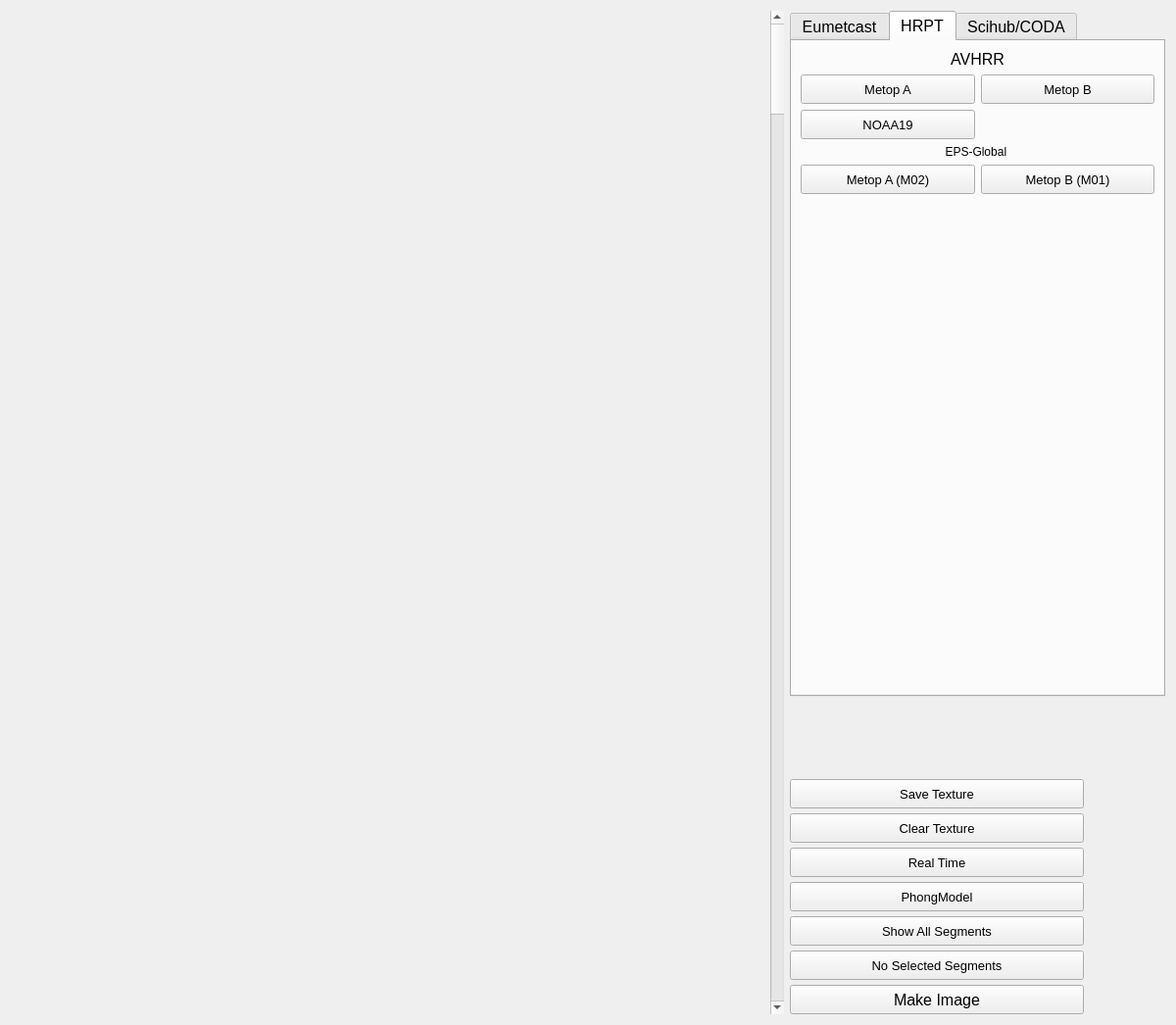
<?xml version="1.0" encoding="UTF-8"?>
<ui version="4.0">
 <class>FormMapCyl</class>
 <widget class="QWidget" name="FormMapCyl">
  <property name="geometry">
   <rect>
    <x>0</x>
    <y>0</y>
    <width>1200</width>
    <height>1046</height>
   </rect>
  </property>
  <property name="windowTitle">
   <string>Form</string>
  </property>
  <layout class="QHBoxLayout" name="horizontalLayout_4" stretch="10,0,3">
   <item>
    <widget class="QStackedWidget" name="stackedWidget">
     <property name="sizePolicy">
      <sizepolicy hsizetype="Preferred" vsizetype="Preferred">
       <horstretch>0</horstretch>
       <verstretch>0</verstretch>
      </sizepolicy>
     </property>
     <property name="currentIndex">
      <number>-1</number>
     </property>
    </widget>
   </item>
   <item>
    <widget class="QScrollBar" name="verticalScrollBar">
     <property name="orientation">
      <enum>Qt::Vertical</enum>
     </property>
    </widget>
   </item>
   <item>
    <layout class="QVBoxLayout" name="verticalLayout_4">
     <property name="spacing">
      <number>5</number>
     </property>
     <property name="sizeConstraint">
      <enum>QLayout::SetDefaultConstraint</enum>
     </property>
     <item>
      <widget class="QTabWidget" name="tabWidget">
       <property name="baseSize">
        <size>
         <width>499</width>
         <height>0</height>
        </size>
       </property>
       <property name="font">
        <font>
         <pointsize>12</pointsize>
        </font>
       </property>
       <property name="currentIndex">
        <number>1</number>
       </property>
       <widget class="QWidget" name="tabEumetcast">
        <attribute name="title">
         <string>Eumetcast</string>
        </attribute>
        <layout class="QVBoxLayout" name="verticalLayout_3">
         <item>
          <widget class="QLabel" name="label_6">
           <property name="font">
            <font>
             <pointsize>12</pointsize>
            </font>
           </property>
           <property name="text">
            <string>AVHRR</string>
           </property>
           <property name="alignment">
            <set>Qt::AlignCenter</set>
           </property>
          </widget>
         </item>
         <item>
          <layout class="QGridLayout" name="gridLayout_2">
           <item row="1" column="1">
            <widget class="QPushButton" name="btnGAC">
             <property name="minimumSize">
              <size>
               <width>150</width>
               <height>30</height>
              </size>
             </property>
             <property name="maximumSize">
              <size>
               <width>230</width>
               <height>16777215</height>
              </size>
             </property>
             <property name="font">
              <font>
               <pointsize>10</pointsize>
              </font>
             </property>
             <property name="text">
              <string> GAC</string>
             </property>
            </widget>
           </item>
           <item row="1" column="0">
            <widget class="QPushButton" name="btnNoaa">
             <property name="minimumSize">
              <size>
               <width>150</width>
               <height>30</height>
              </size>
             </property>
             <property name="maximumSize">
              <size>
               <width>230</width>
               <height>16777215</height>
              </size>
             </property>
             <property name="font">
              <font>
               <pointsize>10</pointsize>
              </font>
             </property>
             <property name="text">
              <string> NOAA-19</string>
             </property>
             <property name="checkable">
              <bool>false</bool>
             </property>
            </widget>
           </item>
           <item row="0" column="0">
            <widget class="QPushButton" name="btnMetop">
             <property name="minimumSize">
              <size>
               <width>150</width>
               <height>30</height>
              </size>
             </property>
             <property name="maximumSize">
              <size>
               <width>230</width>
               <height>16777215</height>
              </size>
             </property>
             <property name="font">
              <font>
               <pointsize>10</pointsize>
               <weight>50</weight>
               <bold>false</bold>
               <kerning>true</kerning>
              </font>
             </property>
             <property name="text">
              <string> Metop</string>
             </property>
             <property name="checkable">
              <bool>false</bool>
             </property>
             <property name="checked">
              <bool>false</bool>
             </property>
             <property name="default">
              <bool>false</bool>
             </property>
             <property name="flat">
              <bool>false</bool>
             </property>
            </widget>
           </item>
           <item row="0" column="1">
            <widget class="QPushButton" name="btnHRP">
             <property name="minimumSize">
              <size>
               <width>150</width>
               <height>30</height>
              </size>
             </property>
             <property name="maximumSize">
              <size>
               <width>230</width>
               <height>16777215</height>
              </size>
             </property>
             <property name="font">
              <font>
               <pointsize>10</pointsize>
              </font>
             </property>
             <property name="text">
              <string> HRP</string>
             </property>
            </widget>
           </item>
          </layout>
         </item>
         <item>
          <widget class="QLabel" name="label_4">
           <property name="font">
            <font>
             <pointsize>12</pointsize>
            </font>
           </property>
           <property name="text">
            <string>VIIRS</string>
           </property>
           <property name="alignment">
            <set>Qt::AlignCenter</set>
           </property>
          </widget>
         </item>
         <item>
          <layout class="QGridLayout" name="gridLayout_4">
           <item row="0" column="0">
            <widget class="QPushButton" name="btnVIIRSM">
             <property name="minimumSize">
              <size>
               <width>150</width>
               <height>30</height>
              </size>
             </property>
             <property name="maximumSize">
              <size>
               <width>230</width>
               <height>16777215</height>
              </size>
             </property>
             <property name="font">
              <font>
               <pointsize>10</pointsize>
              </font>
             </property>
             <property name="text">
              <string> NPP M-Band </string>
             </property>
            </widget>
           </item>
           <item row="0" column="1">
            <widget class="QPushButton" name="btnVIIRSDNB">
             <property name="minimumSize">
              <size>
               <width>150</width>
               <height>30</height>
              </size>
             </property>
             <property name="maximumSize">
              <size>
               <width>230</width>
               <height>16777215</height>
              </size>
             </property>
             <property name="font">
              <font>
               <pointsize>10</pointsize>
              </font>
             </property>
             <property name="text">
              <string> NPP Day/night </string>
             </property>
            </widget>
           </item>
           <item row="1" column="0">
            <widget class="QPushButton" name="btnVIIRSMNOAA20">
             <property name="minimumSize">
              <size>
               <width>150</width>
               <height>30</height>
              </size>
             </property>
             <property name="maximumSize">
              <size>
               <width>230</width>
               <height>16777215</height>
              </size>
             </property>
             <property name="font">
              <font>
               <pointsize>10</pointsize>
              </font>
             </property>
             <property name="text">
              <string> NOAA-20 M-Band </string>
             </property>
            </widget>
           </item>
           <item row="1" column="1">
            <widget class="QPushButton" name="btnVIIRSDNBNOAA20">
             <property name="minimumSize">
              <size>
               <width>150</width>
               <height>30</height>
              </size>
             </property>
             <property name="maximumSize">
              <size>
               <width>230</width>
               <height>16777215</height>
              </size>
             </property>
             <property name="font">
              <font>
               <pointsize>10</pointsize>
              </font>
             </property>
             <property name="text">
              <string> NOAA-20 Day/night </string>
             </property>
            </widget>
           </item>
          </layout>
         </item>
         <item>
          <widget class="QLabel" name="label_5">
           <property name="font">
            <font>
             <pointsize>12</pointsize>
            </font>
           </property>
           <property name="text">
            <string>OLCI (Sentinel-3)</string>
           </property>
           <property name="alignment">
            <set>Qt::AlignCenter</set>
           </property>
          </widget>
         </item>
         <item>
          <layout class="QHBoxLayout" name="horizontalLayout_2">
           <item>
            <widget class="QPushButton" name="btnOLCIefr">
             <property name="minimumSize">
              <size>
               <width>150</width>
               <height>30</height>
              </size>
             </property>
             <property name="maximumSize">
              <size>
               <width>230</width>
               <height>16777215</height>
              </size>
             </property>
             <property name="font">
              <font>
               <pointsize>10</pointsize>
              </font>
             </property>
             <property name="text">
              <string>Sentinel-3 OLCI EFR</string>
             </property>
            </widget>
           </item>
           <item>
            <widget class="QPushButton" name="btnOLCIerr">
             <property name="minimumSize">
              <size>
               <width>150</width>
               <height>30</height>
              </size>
             </property>
             <property name="maximumSize">
              <size>
               <width>230</width>
               <height>16777215</height>
              </size>
             </property>
             <property name="font">
              <font>
               <pointsize>10</pointsize>
              </font>
             </property>
             <property name="text">
              <string>Sentinel-3 OLCI ERR</string>
             </property>
            </widget>
           </item>
          </layout>
         </item>
         <item>
          <widget class="QLabel" name="label_10">
           <property name="font">
            <font>
             <pointsize>12</pointsize>
            </font>
           </property>
           <property name="text">
            <string>MERSI</string>
           </property>
           <property name="alignment">
            <set>Qt::AlignCenter</set>
           </property>
          </widget>
         </item>
         <item>
          <layout class="QHBoxLayout" name="horizontalLayout">
           <item>
            <widget class="QPushButton" name="btnMERSI">
             <property name="minimumSize">
              <size>
               <width>200</width>
               <height>30</height>
              </size>
             </property>
             <property name="maximumSize">
              <size>
               <width>230</width>
               <height>16777215</height>
              </size>
             </property>
             <property name="font">
              <font>
               <pointsize>10</pointsize>
              </font>
             </property>
             <property name="text">
              <string>FY-3D</string>
             </property>
            </widget>
           </item>
          </layout>
         </item>
         <item>
          <widget class="QLabel" name="label_8">
           <property name="text">
            <string>SLSTR (Sentinel-3) (only via Scihub/CODA)</string>
           </property>
           <property name="alignment">
            <set>Qt::AlignCenter</set>
           </property>
          </widget>
         </item>
         <item>
          <layout class="QHBoxLayout" name="horizontalLayout_3" stretch="0">
           <item>
            <widget class="QPushButton" name="btnSLSTR">
             <property name="minimumSize">
              <size>
               <width>200</width>
               <height>30</height>
              </size>
             </property>
             <property name="maximumSize">
              <size>
               <width>230</width>
               <height>16777215</height>
              </size>
             </property>
             <property name="font">
              <font>
               <pointsize>10</pointsize>
              </font>
             </property>
             <property name="text">
              <string>SLSTR</string>
             </property>
            </widget>
           </item>
          </layout>
         </item>
         <item>
          <spacer name="verticalSpacer_2">
           <property name="orientation">
            <enum>Qt::Vertical</enum>
           </property>
           <property name="sizeHint" stdset="0">
            <size>
             <width>20</width>
             <height>40</height>
            </size>
           </property>
          </spacer>
         </item>
        </layout>
       </widget>
       <widget class="QWidget" name="tabHRPT">
        <attribute name="title">
         <string>HRPT</string>
        </attribute>
        <layout class="QVBoxLayout" name="verticalLayout">
         <item>
          <layout class="QVBoxLayout" name="verticalLayout_2">
           <item>
            <widget class="QLabel" name="label_7">
             <property name="text">
              <string>AVHRR</string>
             </property>
             <property name="alignment">
              <set>Qt::AlignCenter</set>
             </property>
            </widget>
           </item>
           <item>
            <layout class="QGridLayout" name="gridLayout">
             <item row="0" column="1">
              <widget class="QPushButton" name="btnMetopBhrpt">
               <property name="minimumSize">
                <size>
                 <width>0</width>
                 <height>30</height>
                </size>
               </property>
               <property name="font">
                <font>
                 <pointsize>10</pointsize>
                </font>
               </property>
               <property name="text">
                <string>Metop B</string>
               </property>
              </widget>
             </item>
             <item row="0" column="0">
              <widget class="QPushButton" name="btnMetopAhrpt">
               <property name="minimumSize">
                <size>
                 <width>0</width>
                 <height>30</height>
                </size>
               </property>
               <property name="font">
                <font>
                 <pointsize>10</pointsize>
                </font>
               </property>
               <property name="text">
                <string>Metop A</string>
               </property>
              </widget>
             </item>
             <item row="1" column="0">
              <widget class="QPushButton" name="btnNoaa19hrpt">
               <property name="minimumSize">
                <size>
                 <width>0</width>
                 <height>30</height>
                </size>
               </property>
               <property name="font">
                <font>
                 <pointsize>10</pointsize>
                </font>
               </property>
               <property name="text">
                <string>NOAA19</string>
               </property>
              </widget>
             </item>
            </layout>
           </item>
           <item>
            <widget class="QLabel" name="label_3">
             <property name="font">
              <font>
               <pointsize>9</pointsize>
              </font>
             </property>
             <property name="text">
              <string>EPS-Global </string>
             </property>
             <property name="alignment">
              <set>Qt::AlignCenter</set>
             </property>
            </widget>
           </item>
           <item>
            <layout class="QGridLayout" name="gridLayout_3">
             <item row="0" column="0">
              <widget class="QPushButton" name="btnM02hrpt">
               <property name="minimumSize">
                <size>
                 <width>0</width>
                 <height>30</height>
                </size>
               </property>
               <property name="font">
                <font>
                 <pointsize>10</pointsize>
                </font>
               </property>
               <property name="text">
                <string>Metop A (M02)</string>
               </property>
              </widget>
             </item>
             <item row="0" column="1">
              <widget class="QPushButton" name="btnM01hrpt">
               <property name="minimumSize">
                <size>
                 <width>0</width>
                 <height>30</height>
                </size>
               </property>
               <property name="font">
                <font>
                 <pointsize>10</pointsize>
                </font>
               </property>
               <property name="text">
                <string>Metop B (M01)</string>
               </property>
              </widget>
             </item>
            </layout>
           </item>
          </layout>
         </item>
         <item>
          <spacer name="verticalSpacer">
           <property name="orientation">
            <enum>Qt::Vertical</enum>
           </property>
           <property name="sizeHint" stdset="0">
            <size>
             <width>20</width>
             <height>40</height>
            </size>
           </property>
          </spacer>
         </item>
        </layout>
       </widget>
       <widget class="QWidget" name="tabDatahub">
        <attribute name="title">
         <string>Scihub/CODA</string>
        </attribute>
        <layout class="QVBoxLayout" name="verticalLayout_10">
         <item>
          <layout class="QHBoxLayout" name="horizontalLayout_9">
           <item>
            <widget class="QLabel" name="lblTotalAvailable">
             <property name="text">
              <string/>
             </property>
            </widget>
           </item>
           <item>
            <widget class="QProgressBar" name="pbXMLprogress">
             <property name="value">
              <number>24</number>
             </property>
            </widget>
           </item>
          </layout>
         </item>
         <item>
          <widget class="QPushButton" name="btnDownloadFromDatahub">
           <property name="minimumSize">
            <size>
             <width>0</width>
             <height>30</height>
            </size>
           </property>
           <property name="text">
            <string>Download available segments from Scihub/CODA</string>
           </property>
          </widget>
         </item>
         <item>
          <spacer name="verticalSpacer_4">
           <property name="orientation">
            <enum>Qt::Vertical</enum>
           </property>
           <property name="sizeHint" stdset="0">
            <size>
             <width>20</width>
             <height>40</height>
            </size>
           </property>
          </spacer>
         </item>
         <item>
          <widget class="QLabel" name="label">
           <property name="font">
            <font>
             <pointsize>9</pointsize>
            </font>
           </property>
           <property name="text">
            <string>OLCI</string>
           </property>
           <property name="alignment">
            <set>Qt::AlignCenter</set>
           </property>
          </widget>
         </item>
         <item>
          <layout class="QHBoxLayout" name="horizontalLayout_6">
           <item>
            <widget class="QPushButton" name="btnOLCIefrDatahub">
             <property name="minimumSize">
              <size>
               <width>150</width>
               <height>30</height>
              </size>
             </property>
             <property name="maximumSize">
              <size>
               <width>230</width>
               <height>16777215</height>
              </size>
             </property>
             <property name="text">
              <string>OLCI EFR</string>
             </property>
            </widget>
           </item>
           <item>
            <widget class="QPushButton" name="btnOLCIerrDatahub">
             <property name="minimumSize">
              <size>
               <width>150</width>
               <height>30</height>
              </size>
             </property>
             <property name="maximumSize">
              <size>
               <width>230</width>
               <height>16777215</height>
              </size>
             </property>
             <property name="text">
              <string>OLCI ERR</string>
             </property>
            </widget>
           </item>
          </layout>
         </item>
         <item>
          <widget class="QLabel" name="label_2">
           <property name="font">
            <font>
             <pointsize>9</pointsize>
            </font>
           </property>
           <property name="text">
            <string>SLSTR</string>
           </property>
           <property name="alignment">
            <set>Qt::AlignCenter</set>
           </property>
          </widget>
         </item>
         <item>
          <layout class="QHBoxLayout" name="horizontalLayout_5" stretch="0,0,0">
           <item>
            <spacer name="horizontalSpacer_3">
             <property name="orientation">
              <enum>Qt::Horizontal</enum>
             </property>
             <property name="sizeHint" stdset="0">
              <size>
               <width>48</width>
               <height>27</height>
              </size>
             </property>
            </spacer>
           </item>
           <item>
            <widget class="QPushButton" name="btnSLSTRDatahub">
             <property name="minimumSize">
              <size>
               <width>200</width>
               <height>30</height>
              </size>
             </property>
             <property name="maximumSize">
              <size>
               <width>16777215</width>
               <height>16777215</height>
              </size>
             </property>
             <property name="text">
              <string>SLSTR</string>
             </property>
            </widget>
           </item>
           <item>
            <spacer name="horizontalSpacer_4">
             <property name="orientation">
              <enum>Qt::Horizontal</enum>
             </property>
             <property name="sizeHint" stdset="0">
              <size>
               <width>58</width>
               <height>27</height>
              </size>
             </property>
            </spacer>
           </item>
          </layout>
         </item>
         <item>
          <widget class="QLabel" name="label_9">
           <property name="text">
            <string>Products selected for download</string>
           </property>
           <property name="alignment">
            <set>Qt::AlignCenter</set>
           </property>
          </widget>
         </item>
         <item>
          <widget class="QTableWidget" name="twSelectedProducts">
           <property name="minimumSize">
            <size>
             <width>0</width>
             <height>180</height>
            </size>
           </property>
          </widget>
         </item>
         <item>
          <widget class="QLabel" name="lblTotalDownloadSize">
           <property name="text">
            <string>TextLabel</string>
           </property>
          </widget>
         </item>
         <item>
          <widget class="QGroupBox" name="groupBox">
           <property name="title">
            <string>Download Products</string>
           </property>
           <property name="alignment">
            <set>Qt::AlignCenter</set>
           </property>
           <layout class="QVBoxLayout" name="verticalLayout_5">
            <item>
             <layout class="QHBoxLayout" name="horizontalLayout_7" stretch="0,0,0,0">
              <item>
               <spacer name="horizontalSpacer_5">
                <property name="orientation">
                 <enum>Qt::Horizontal</enum>
                </property>
                <property name="sizeHint" stdset="0">
                 <size>
                  <width>40</width>
                  <height>20</height>
                 </size>
                </property>
               </spacer>
              </item>
              <item>
               <widget class="QPushButton" name="btnDownloadQuicklook">
                <property name="minimumSize">
                 <size>
                  <width>130</width>
                  <height>30</height>
                 </size>
                </property>
                <property name="text">
                 <string>Download Quicklooks</string>
                </property>
               </widget>
              </item>
              <item>
               <widget class="QPushButton" name="btnDownloadProduct">
                <property name="minimumSize">
                 <size>
                  <width>130</width>
                  <height>30</height>
                 </size>
                </property>
                <property name="maximumSize">
                 <size>
                  <width>16777215</width>
                  <height>16777215</height>
                 </size>
                </property>
                <property name="text">
                 <string>Download Products</string>
                </property>
               </widget>
              </item>
              <item>
               <spacer name="horizontalSpacer_6">
                <property name="orientation">
                 <enum>Qt::Horizontal</enum>
                </property>
                <property name="sizeHint" stdset="0">
                 <size>
                  <width>40</width>
                  <height>20</height>
                 </size>
                </property>
               </spacer>
              </item>
             </layout>
            </item>
            <item>
             <layout class="QHBoxLayout" name="horizontalLayout_8" stretch="0,0,0">
              <item>
               <spacer name="horizontalSpacer_7">
                <property name="orientation">
                 <enum>Qt::Horizontal</enum>
                </property>
                <property name="sizeHint" stdset="0">
                 <size>
                  <width>40</width>
                  <height>20</height>
                 </size>
                </property>
               </spacer>
              </item>
              <item>
               <widget class="QPushButton" name="btnCancelDownloadProduct">
                <property name="minimumSize">
                 <size>
                  <width>200</width>
                  <height>30</height>
                 </size>
                </property>
                <property name="maximumSize">
                 <size>
                  <width>16777215</width>
                  <height>16777215</height>
                 </size>
                </property>
                <property name="text">
                 <string>Cancel Download Products</string>
                </property>
               </widget>
              </item>
              <item>
               <spacer name="horizontalSpacer_8">
                <property name="orientation">
                 <enum>Qt::Horizontal</enum>
                </property>
                <property name="sizeHint" stdset="0">
                 <size>
                  <width>40</width>
                  <height>20</height>
                 </size>
                </property>
               </spacer>
              </item>
             </layout>
            </item>
           </layout>
          </widget>
         </item>
         <item>
          <widget class="QProgressBar" name="pbProduct1">
           <property name="value">
            <number>24</number>
           </property>
          </widget>
         </item>
         <item>
          <widget class="QProgressBar" name="pbProduct2">
           <property name="value">
            <number>24</number>
           </property>
          </widget>
         </item>
        </layout>
       </widget>
      </widget>
     </item>
     <item>
      <spacer name="verticalSpacer_3">
       <property name="orientation">
        <enum>Qt::Vertical</enum>
       </property>
       <property name="sizeHint" stdset="0">
        <size>
         <width>20</width>
         <height>40</height>
        </size>
       </property>
      </spacer>
     </item>
     <item>
      <widget class="QPushButton" name="btnSaveTexture">
       <property name="minimumSize">
        <size>
         <width>300</width>
         <height>30</height>
        </size>
       </property>
       <property name="maximumSize">
        <size>
         <width>230</width>
         <height>16777215</height>
        </size>
       </property>
       <property name="font">
        <font>
         <pointsize>10</pointsize>
        </font>
       </property>
       <property name="text">
        <string> Save Texture </string>
       </property>
      </widget>
     </item>
     <item>
      <widget class="QPushButton" name="btnClearTexture">
       <property name="minimumSize">
        <size>
         <width>300</width>
         <height>30</height>
        </size>
       </property>
       <property name="maximumSize">
        <size>
         <width>230</width>
         <height>16777215</height>
        </size>
       </property>
       <property name="font">
        <font>
         <pointsize>10</pointsize>
        </font>
       </property>
       <property name="text">
        <string> Clear Texture </string>
       </property>
      </widget>
     </item>
     <item>
      <widget class="QPushButton" name="btnRealTime">
       <property name="minimumSize">
        <size>
         <width>300</width>
         <height>30</height>
        </size>
       </property>
       <property name="maximumSize">
        <size>
         <width>230</width>
         <height>16777215</height>
        </size>
       </property>
       <property name="font">
        <font>
         <pointsize>10</pointsize>
        </font>
       </property>
       <property name="text">
        <string> Real Time </string>
       </property>
      </widget>
     </item>
     <item>
      <widget class="QPushButton" name="btnPhong">
       <property name="minimumSize">
        <size>
         <width>300</width>
         <height>30</height>
        </size>
       </property>
       <property name="maximumSize">
        <size>
         <width>230</width>
         <height>16777215</height>
        </size>
       </property>
       <property name="font">
        <font>
         <pointsize>10</pointsize>
        </font>
       </property>
       <property name="text">
        <string>PhongModel</string>
       </property>
       <property name="checkable">
        <bool>true</bool>
       </property>
      </widget>
     </item>
     <item>
      <widget class="QPushButton" name="btnAllSegments">
       <property name="minimumSize">
        <size>
         <width>300</width>
         <height>30</height>
        </size>
       </property>
       <property name="maximumSize">
        <size>
         <width>230</width>
         <height>16777215</height>
        </size>
       </property>
       <property name="font">
        <font>
         <pointsize>10</pointsize>
        </font>
       </property>
       <property name="text">
        <string> Show All Segments </string>
       </property>
       <property name="checkable">
        <bool>true</bool>
       </property>
      </widget>
     </item>
     <item>
      <widget class="QPushButton" name="btnRemoveSelected">
       <property name="minimumSize">
        <size>
         <width>300</width>
         <height>30</height>
        </size>
       </property>
       <property name="maximumSize">
        <size>
         <width>230</width>
         <height>16777215</height>
        </size>
       </property>
       <property name="font">
        <font>
         <pointsize>10</pointsize>
        </font>
       </property>
       <property name="text">
        <string>  No Selected Segments  </string>
       </property>
      </widget>
     </item>
     <item>
      <widget class="QPushButton" name="btnMakeImage">
       <property name="minimumSize">
        <size>
         <width>300</width>
         <height>30</height>
        </size>
       </property>
       <property name="maximumSize">
        <size>
         <width>230</width>
         <height>16777215</height>
        </size>
       </property>
       <property name="font">
        <font>
         <pointsize>12</pointsize>
        </font>
       </property>
       <property name="text">
        <string> Make Image </string>
       </property>
      </widget>
     </item>
    </layout>
   </item>
  </layout>
 </widget>
 <resources/>
 <connections/>
</ui>
